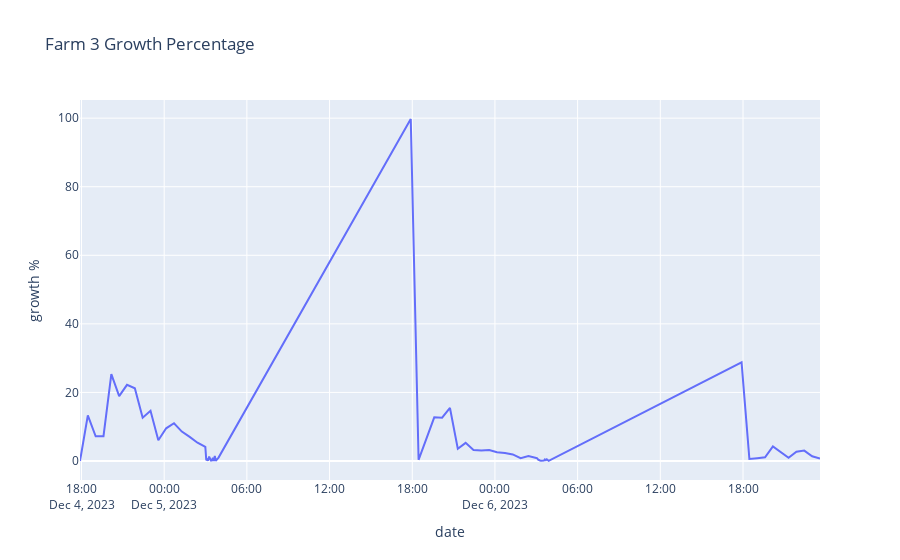

Here is the notebook cell this chart was saved with:
### Code cell
growth_list(Farm3_12_06_23, FarmDates_12_06_23, "Farm 3 Growth Percentage")
